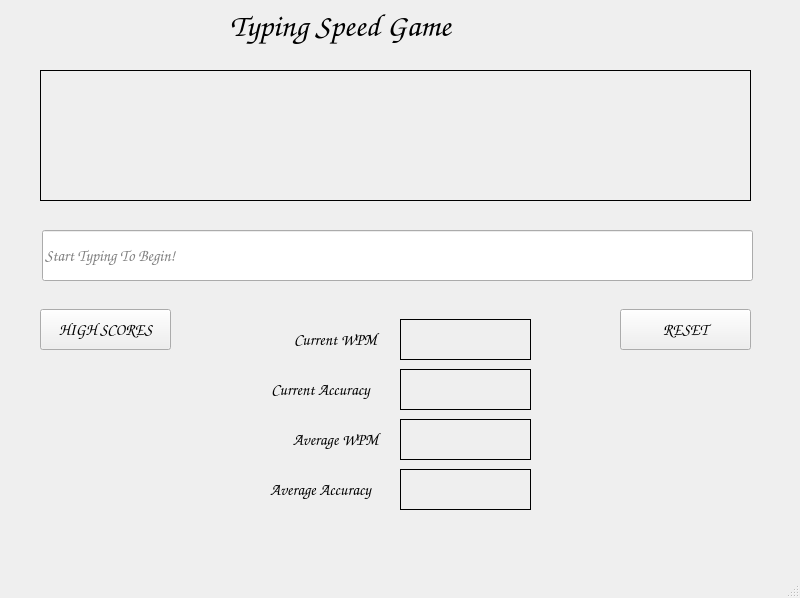
<?xml version="1.0" encoding="UTF-8"?>
<ui version="4.0">
 <class>MainWindow</class>
 <widget class="QMainWindow" name="MainWindow">
  <property name="geometry">
   <rect>
    <x>0</x>
    <y>0</y>
    <width>800</width>
    <height>598</height>
   </rect>
  </property>
  <property name="windowTitle">
   <string>MainWindow</string>
  </property>
  <widget class="QWidget" name="centralwidget">
   <widget class="QLabel" name="titlebar">
    <property name="geometry">
     <rect>
      <x>230</x>
      <y>0</y>
      <width>301</width>
      <height>51</height>
     </rect>
    </property>
    <property name="font">
     <font>
      <family>Comic Sans MS</family>
      <pointsize>24</pointsize>
     </font>
    </property>
    <property name="text">
     <string>Typing Speed Game</string>
    </property>
   </widget>
   <widget class="QLabel" name="prompt">
    <property name="geometry">
     <rect>
      <x>40</x>
      <y>70</y>
      <width>711</width>
      <height>131</height>
     </rect>
    </property>
    <property name="font">
     <font>
      <family>Comic Sans MS</family>
      <pointsize>16</pointsize>
     </font>
    </property>
    <property name="frameShape">
     <enum>QFrame::Box</enum>
    </property>
    <property name="text">
     <string/>
    </property>
    <property name="wordWrap">
     <bool>true</bool>
    </property>
   </widget>
   <widget class="QPushButton" name="resetbutton">
    <property name="geometry">
     <rect>
      <x>620</x>
      <y>309</y>
      <width>131</width>
      <height>41</height>
     </rect>
    </property>
    <property name="font">
     <font>
      <family>Comic Sans MS</family>
      <pointsize>12</pointsize>
     </font>
    </property>
    <property name="text">
     <string>RESET</string>
    </property>
   </widget>
   <widget class="QPushButton" name="highscores">
    <property name="geometry">
     <rect>
      <x>40</x>
      <y>309</y>
      <width>131</width>
      <height>41</height>
     </rect>
    </property>
    <property name="font">
     <font>
      <family>Comic Sans MS</family>
      <pointsize>12</pointsize>
     </font>
    </property>
    <property name="text">
     <string>HIGH SCORES</string>
    </property>
   </widget>
   <widget class="QLabel" name="currentaccuracy">
    <property name="geometry">
     <rect>
      <x>400</x>
      <y>369</y>
      <width>131</width>
      <height>41</height>
     </rect>
    </property>
    <property name="font">
     <font>
      <family>Comic Sans MS</family>
      <pointsize>10</pointsize>
     </font>
    </property>
    <property name="frameShape">
     <enum>QFrame::Box</enum>
    </property>
    <property name="text">
     <string/>
    </property>
   </widget>
   <widget class="QLabel" name="averagewpm">
    <property name="geometry">
     <rect>
      <x>400</x>
      <y>419</y>
      <width>131</width>
      <height>41</height>
     </rect>
    </property>
    <property name="font">
     <font>
      <family>Comic Sans MS</family>
      <pointsize>10</pointsize>
     </font>
    </property>
    <property name="frameShape">
     <enum>QFrame::Box</enum>
    </property>
    <property name="text">
     <string/>
    </property>
   </widget>
   <widget class="QLabel" name="averageaccuracy">
    <property name="geometry">
     <rect>
      <x>400</x>
      <y>469</y>
      <width>131</width>
      <height>41</height>
     </rect>
    </property>
    <property name="font">
     <font>
      <family>Comic Sans MS</family>
      <pointsize>10</pointsize>
     </font>
    </property>
    <property name="frameShape">
     <enum>QFrame::Box</enum>
    </property>
    <property name="text">
     <string/>
    </property>
   </widget>
   <widget class="QLabel" name="currentwpm">
    <property name="geometry">
     <rect>
      <x>400</x>
      <y>319</y>
      <width>131</width>
      <height>41</height>
     </rect>
    </property>
    <property name="font">
     <font>
      <family>Comic Sans MS</family>
      <pointsize>10</pointsize>
     </font>
    </property>
    <property name="frameShape">
     <enum>QFrame::Box</enum>
    </property>
    <property name="text">
     <string/>
    </property>
   </widget>
   <widget class="QLabel" name="label1">
    <property name="geometry">
     <rect>
      <x>280</x>
      <y>319</y>
      <width>111</width>
      <height>41</height>
     </rect>
    </property>
    <property name="font">
     <font>
      <family>Comic Sans MS</family>
      <pointsize>12</pointsize>
     </font>
    </property>
    <property name="frameShape">
     <enum>QFrame::NoFrame</enum>
    </property>
    <property name="text">
     <string>Current WPM</string>
    </property>
    <property name="alignment">
     <set>Qt::AlignCenter</set>
    </property>
   </widget>
   <widget class="QLabel" name="label2">
    <property name="geometry">
     <rect>
      <x>250</x>
      <y>369</y>
      <width>141</width>
      <height>41</height>
     </rect>
    </property>
    <property name="font">
     <font>
      <family>Comic Sans MS</family>
      <pointsize>12</pointsize>
     </font>
    </property>
    <property name="frameShape">
     <enum>QFrame::NoFrame</enum>
    </property>
    <property name="text">
     <string>Current Accuracy</string>
    </property>
    <property name="alignment">
     <set>Qt::AlignCenter</set>
    </property>
   </widget>
   <widget class="QLabel" name="label3">
    <property name="geometry">
     <rect>
      <x>280</x>
      <y>419</y>
      <width>111</width>
      <height>41</height>
     </rect>
    </property>
    <property name="font">
     <font>
      <family>Comic Sans MS</family>
      <pointsize>12</pointsize>
     </font>
    </property>
    <property name="frameShape">
     <enum>QFrame::NoFrame</enum>
    </property>
    <property name="text">
     <string>Average WPM</string>
    </property>
    <property name="alignment">
     <set>Qt::AlignCenter</set>
    </property>
   </widget>
   <widget class="QLabel" name="label4">
    <property name="geometry">
     <rect>
      <x>250</x>
      <y>469</y>
      <width>141</width>
      <height>41</height>
     </rect>
    </property>
    <property name="font">
     <font>
      <family>Comic Sans MS</family>
      <pointsize>12</pointsize>
     </font>
    </property>
    <property name="frameShape">
     <enum>QFrame::NoFrame</enum>
    </property>
    <property name="text">
     <string>Average Accuracy</string>
    </property>
    <property name="alignment">
     <set>Qt::AlignCenter</set>
    </property>
   </widget>
   <widget class="QLineEdit" name="lineEdit">
    <property name="geometry">
     <rect>
      <x>42</x>
      <y>230</y>
      <width>711</width>
      <height>51</height>
     </rect>
    </property>
    <property name="font">
     <font>
      <family>Comic Sans MS</family>
      <pointsize>12</pointsize>
     </font>
    </property>
    <property name="placeholderText">
     <string>Start Typing To Begin!</string>
    </property>
   </widget>
  </widget>
  <widget class="QMenuBar" name="menubar">
   <property name="geometry">
    <rect>
     <x>0</x>
     <y>0</y>
     <width>800</width>
     <height>22</height>
    </rect>
   </property>
  </widget>
  <widget class="QStatusBar" name="statusbar"/>
 </widget>
 <resources/>
 <connections/>
</ui>
